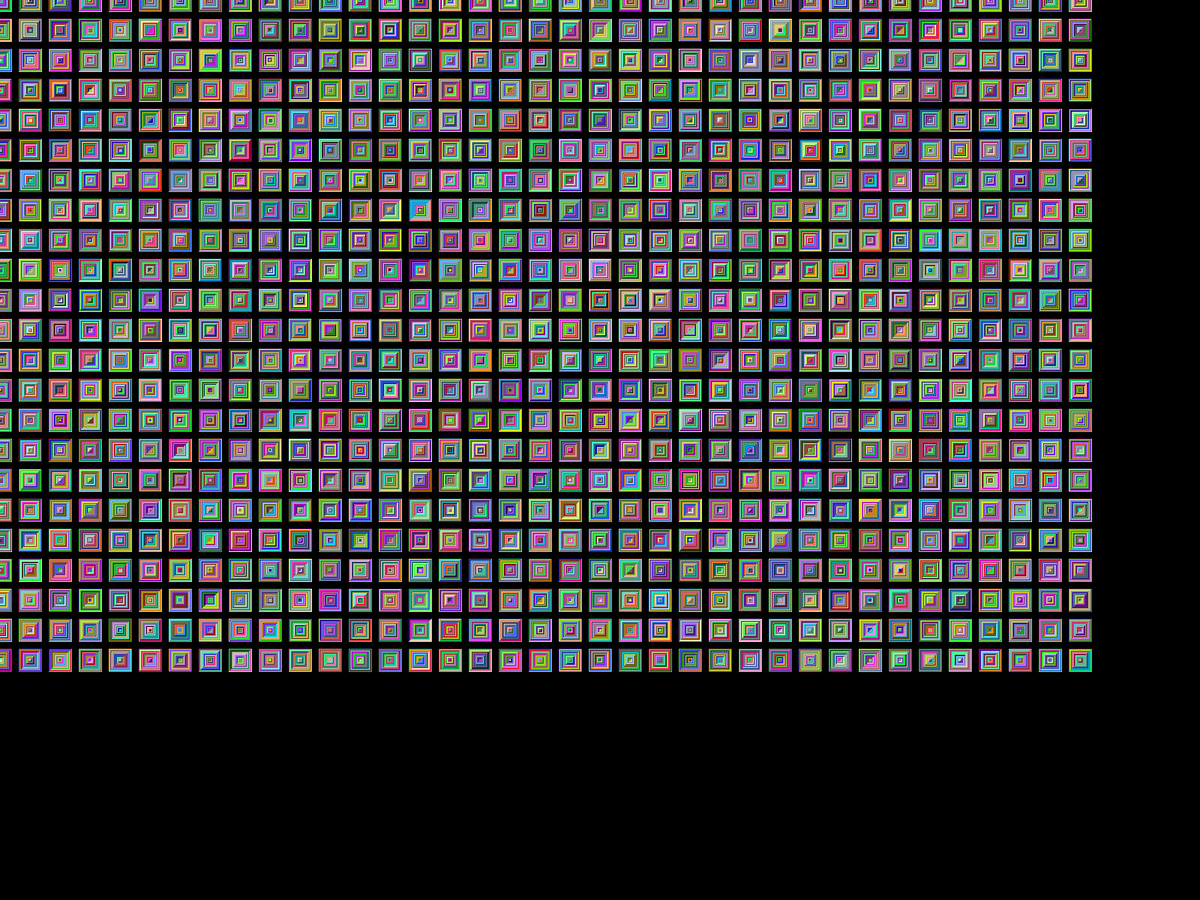
Frame 1 (no input)
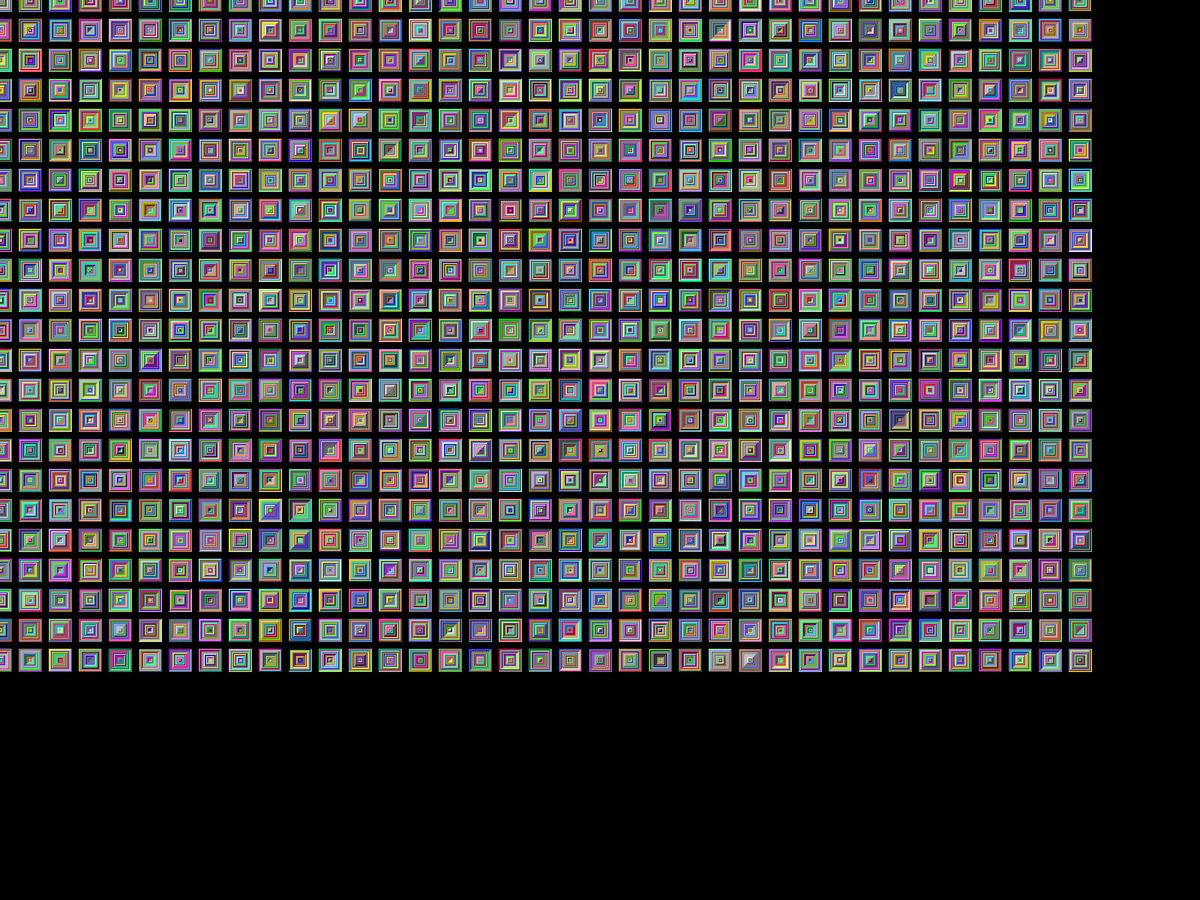
Frame 60 (the mouse pressed at the canvas centre just before this capture)
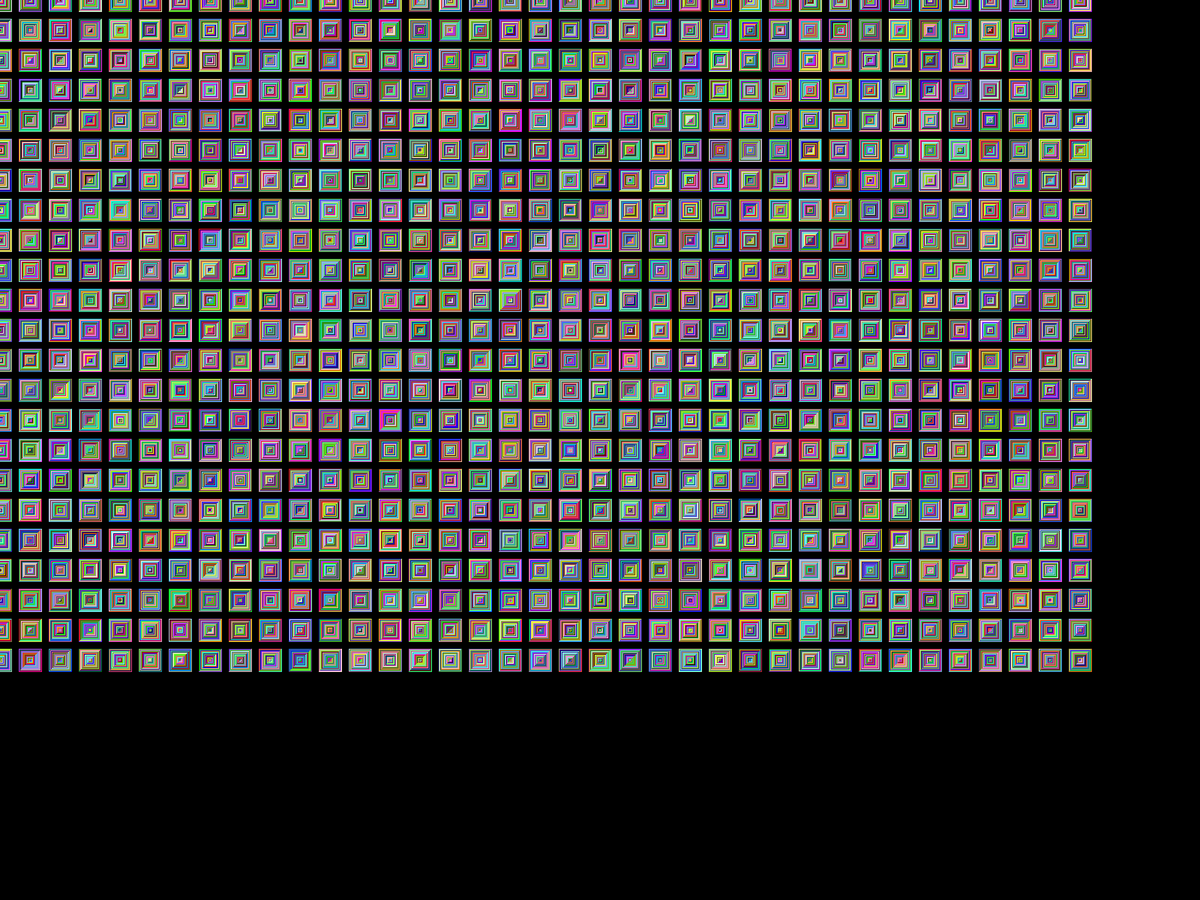
Frame 120 (the mouse held since frame 60 and released just before this capture)

The Processing sketch that drew these frames (run headless with seeded random() and noise(); from frame 60 on, the mouse is pressed at the canvas centre):

// Processing sketch: Trippy_Squared
// ── Trippy_Squared.pde
void setup()
{
  fullScreen(); 
  rectMode(CENTER);
}

void draw()
{
  background(0);
  for (int x = 0; x < 37; x++)
  {
    for (int y = 0; y < 23; y++)
    {
      for (int z = 30; z > 0; z--)
      {
        fill(random(255), random(255), random(255));
        stroke(random(255), random(255), random(255));
        rect(x*40, y*40, z, z);
      }
    }
  }
}
